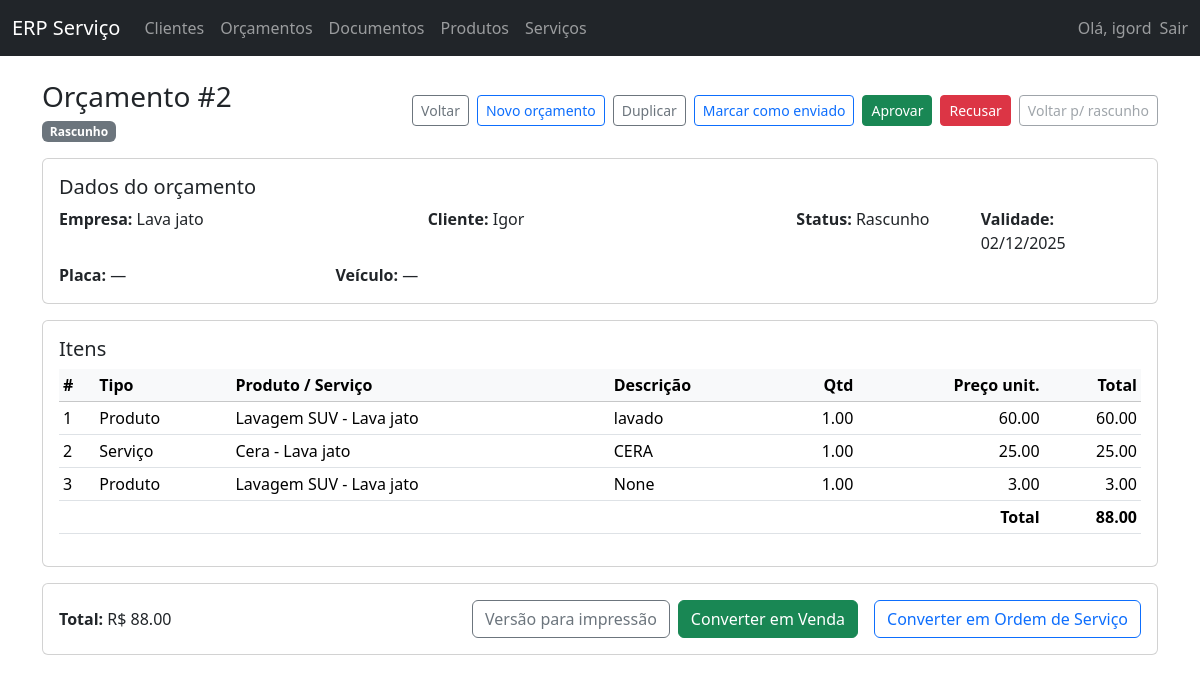
The page /orcamentos/2/ (signed in) on the database its author committed.
### core/models.py (models this page shows, shortened)
class Orcamento(models.Model):
    STATUS_CHOICES = [
        ('RASCUNHO', 'Rascunho'),
        ('ENVIADO', 'Enviado'),
        ('APROVADO', 'Aprovado'),
        ('RECUSADO', 'Recusado'),
    ]
    empresa = models.ForeignKey(Empresa, on_delete=models.CASCADE)
    cliente = models.ForeignKey(Cliente, on_delete=models.PROTECT)
    data = models.DateTimeField(auto_now_add=True)
    validade = models.DateField(blank=True, null=True)
    placa = models.CharField(max_length=10, blank=True, null=True)
    veiculo_descricao = models.CharField(
        max_length=100,
        blank=True,
        null=True,
        help_text='Ex.: SUV prata, Sedan preto, Moto vermelha...'
    )
    status = models.CharField(max_length=10, choices=STATUS_CHOICES, default='RASCUNHO')
    observacoes = models.TextField(blank=True, null=True)
    total = models.DecimalField(max_digits=12, decimal_places=2, default=0)

class Empresa(models.Model):
    RAMO_CHOICES = [
        ('GERAL', 'Geral / Outros'),
        ('AUTO', 'Automotivo (lava jato, oficina, etc.)'),
    ]
    nome_fantasia = models.CharField(max_length=150)
    documento = models.CharField(max_length=20, blank=True, null=True)  # CPF/CNPJ
    email = models.EmailField(blank=True, null=True)
    telefone = models.CharField(max_length=20, blank=True, null=True)
    ativo = models.BooleanField(default=True)
    ramo = models.CharField(
        max_length=20,
        choices=RAMO_CHOICES,
        default='GERAL',
    )
    criado_em = models.DateTimeField(auto_now_add=True)

class Cliente(models.Model):
    empresa = models.ForeignKey(Empresa, on_delete=models.CASCADE)
    nome = models.CharField(max_length=150)
    documento = models.CharField(max_length=20, blank=True, null=True)
    telefone = models.CharField(max_length=20, blank=True, null=True)
    email = models.EmailField(blank=True, null=True)
    observacoes = models.TextField(blank=True, null=True)
    criado_em = models.DateTimeField(auto_now_add=True)

class OrcamentoItem(models.Model):
    TIPO_ITEM_CHOICES = [
        ('PRODUTO', 'Produto'),
        ('SERVICO', 'Serviço'),
    ]
    orcamento = models.ForeignKey(Orcamento, on_delete=models.CASCADE, related_name='itens')
    tipo_item = models.CharField(max_length=8, choices=TIPO_ITEM_CHOICES)
    produto = models.ForeignKey(Produto, on_delete=models.PROTECT, blank=True, null=True)
    servico = models.ForeignKey(Servico, on_delete=models.PROTECT, blank=True, null=True)
    descricao = models.CharField(max_length=200, blank=True, null=True)
    quantidade = models.DecimalField(max_digits=10, decimal_places=2, default=1)
    preco_unitario = models.DecimalField(max_digits=10, decimal_places=2)
    total = models.DecimalField(max_digits=12, decimal_places=2)

class Produto(models.Model):
    empresa = models.ForeignKey(Empresa, on_delete=models.CASCADE)
    nome = models.CharField(max_length=150)
    descricao = models.TextField(blank=True, null=True)
    preco_venda = models.DecimalField(max_digits=10, decimal_places=2)
    controla_estoque = models.BooleanField(default=False)
    estoque_atual = models.DecimalField(
        max_digits=10,
        decimal_places=2,
        default=0,
        help_text='Use unidades, kg, etc. conforme o negócio.'
    )
    ativo = models.BooleanField(default=True)
    def __str__(self):
        return f'{self.nome} - {self.empresa.nome_fantasia}'

class Servico(models.Model):
    empresa = models.ForeignKey(Empresa, on_delete=models.CASCADE)
    nome = models.CharField(max_length=150)
    descricao = models.TextField(blank=True, null=True)
    preco = models.DecimalField(max_digits=10, decimal_places=2)
    duracao_minutos = models.PositiveIntegerField(blank=True, null=True)
    ativo = models.BooleanField(default=True)
    def __str__(self):
        return f'{self.nome} - {self.empresa.nome_fantasia}'

### core/views.py (the view)
# urls.py: path('orcamentos/<int:pk>/', views.orcamento_detail, name='orcamento_detail'),
@login_required
def orcamento_detail(request, pk):
    empresa = get_empresa_from_user(request.user)
    orcamento = get_object_or_404(
        Orcamento.objects.select_related('empresa', 'cliente').prefetch_related('itens'),
        pk=pk,
        empresa=empresa
    )
    return render(request, 'core/orcamento_detail.html', {'orcamento': orcamento})

### core/utils.py (called while the page is built)
def get_empresa_from_user(user):
    if not hasattr(user, 'perfil'):
        raise ImproperlyConfigured('Usuário sem perfil configurado.')
    return user.perfil.empresa

### core/templates/core/orcamento_detail.html (shortened to what this page needs)
{% extends 'core/base.html' %}
{% block content %}
<div class="d-flex justify-content-between align-items-center mb-3 flex-wrap gap-2">
  <div>
    <h1 class="h3 mb-1">Orçamento #{{ orcamento.id }}</h1>
    <span class="badge bg-secondary">{{ orcamento.get_status_display }}</span>
  </div>
  <div class="d-flex flex-wrap gap-2 justify-content-end">
    <a href="{% url 'core:orcamento_list' %}" class="btn btn-sm btn-outline-secondary">Voltar</a>
    <a href="{% url 'core:orcamento_create' %}" class="btn btn-sm btn-outline-primary">Novo orçamento</a>
    <form method="post" action="{% url 'core:orcamento_duplicar' orcamento.pk %}">
      <button type="submit" class="btn btn-sm btn-outline-secondary">
        Duplicar
      </button>
    </form>
    <form method="post" action="{% url 'core:orcamento_set_status' orcamento.pk %}" class="d-inline">
      <button type="submit"
              class="btn btn-sm btn-outline-primary"
              {% if orcamento.status == 'ENVIADO' %}disabled{% endif %}>
        Marcar como enviado
      </button>
    </form>
    <form method="post" action="{% url 'core:orcamento_set_status' orcamento.pk %}" class="d-inline">
      <button type="submit"
              class="btn btn-sm btn-success"
              {% if orcamento.status == 'APROVADO' %}disabled{% endif %}>
        Aprovar
      </button>
    </form>
    <form method="post" action="{% url 'core:orcamento_set_status' orcamento.pk %}" class="d-inline">
      <button type="submit"
              class="btn btn-sm btn-danger"
              {% if orcamento.status == 'RECUSADO' %}disabled{% endif %}>
        Recusar
      </button>
    </form>
    <form method="post" action="{% url 'core:orcamento_set_status' orcamento.pk %}" class="d-inline">
      <button type="submit"
              class="btn btn-sm btn-outline-secondary"
              {% if orcamento.status == 'RASCUNHO' %}disabled{% endif %}>
        Voltar p/ rascunho
      </button>
    </form>
  </div>
</div>
<div class="card mb-3">
  <div class="card-body">
    <h5 class="card-title">Dados do orçamento</h5>
    <div class="row">
      <div class="col-md-4">
        <strong>Empresa:</strong> {{ orcamento.empresa.nome_fantasia }}
      </div>
      <div class="col-md-4">
        <strong>Cliente:</strong> {{ orcamento.cliente.nome }}
      </div>
      <div class="col-md-2">
        <strong>Status:</strong> {{ orcamento.get_status_display }}
      </div>
      <div class="col-md-2">
        <strong>Validade:</strong> {{ orcamento.validade|date:"d/m/Y" }}
      </div>
    </div>
    <div class="row mt-2">
      {% if orcamento.empresa.ramo == 'AUTO' %}
      <div class="col-md-3">
        <strong>Placa:</strong> {{ orcamento.placa|default:"—" }}
      </div>
      <div class="col-md-9">
        <strong>Veículo:</strong> {{ orcamento.veiculo_descricao|default:"—" }}
      </div>
      {% endif %}
    </div>
  </div>
</div>
<div class="card mb-3">
  <div class="card-body">
    <h5 class="card-title">Itens</h5>
    <div class="table-responsive">
      <table class="table table-sm">
        <thead class="table-light">
          <tr>
            <th>#</th>
            <th>Tipo</th>
            <th>Produto / Serviço</th>
            <th>Descrição</th>
            <th class="text-end">Qtd</th>
            <th class="text-end">Preço unit.</th>
            <th class="text-end">Total</th>
          </tr>
        </thead>
        <tbody>
          {% for item in orcamento.itens.all %}
          <tr>
            <td>{{ forloop.counter }}</td>
            <td>{{ item.get_tipo_item_display }}</td>
            <td>
              {% if item.tipo_item == 'PRODUTO' %}
              {{ item.produto }}
              {% elif item.tipo_item == 'SERVICO' %}
              {{ item.servico }}
              {% endif %}
            </td>
            <td>{{ item.descricao }}</td>
            <td class="text-end">{{ item.quantidade }}</td>
            <td class="text-end">{{ item.preco_unitario }}</td>
            <td class="text-end">{{ item.total }}</td>
          </tr>
          {% empty %}
          <tr>
            <td colspan="7" class="text-center">Nenhum item.</td>
          </tr>
          {% endfor %}
        </tbody>
        <tfoot>
          <tr>
            <th colspan="6" class="text-end">Total</th>
            <th class="text-end">{{ orcamento.total }}</th>
          </tr>
        </tfoot>
      </table>
    </div>
  </div>
</div>
<div class="card">
  <div class="card-body d-flex justify-content-between align-items-center">
    <div>
      <strong>Total:</strong> R$ {{ orcamento.total }}
    </div>
    <div>
      <div class="d-flex flex-wrap gap-2">
        <a href="{% url 'core:orcamento_print' orcamento.pk %}" class="btn btn-outline-secondary">
          Versão para impressão
      </a>
      <form method="post" action="{% url 'core:orcamento_converter' orcamento.pk %}" class="d-inline">
        <button type="submit" class="btn btn-success">Converter em Venda</button>
      </form>
      <form method="post" action="{% url 'core:orcamento_converter' orcamento.pk %}" class="d-inline ms-2">
        <button type="submit" class="btn btn-outline-primary">Converter em Ordem de Serviço</button>
      </form>
    </div>
  </div>
</div>
{% endblock %}

### core/templates/core/base.html (shortened to what this page needs)
<!DOCTYPE html>
<html lang="pt-br">
<head>
  <link href="https://cdn.jsdelivr.net/npm/bootstrap@5.3.3/dist/css/bootstrap.min.css" rel="stylesheet">
</head>
<body>
  <nav class="navbar navbar-expand-lg navbar-dark bg-dark mb-4">
    <div class="container-fluid">
      <a class="navbar-brand" href="{% url 'core:dashboard' %}">ERP Serviço</a>
      <div class="collapse navbar-collapse" id="navbarNav">
        <ul class="navbar-nav me-auto mb-2 mb-lg-0">
          <li class="nav-item">
            <a class="nav-link" href="{% url 'core:cliente_list' %}">Clientes</a>
          </li>
          <li class="nav-item">
            <a class="nav-link" href="{% url 'core:orcamento_list' %}">Orçamentos</a>
          </li>
          <li class="nav-item">
            <a class="nav-link" href="{% url 'core:documento_list' %}">Documentos</a>
          </li>
          <li class="nav-item">
            <a class="nav-link" href="{% url 'core:produto_list' %}">Produtos</a>
          </li>
          <li class="nav-item">
            <a class="nav-link" href="{% url 'core:servico_list' %}">Serviços</a>
          </li>
        </ul>
        <ul class="navbar-nav ms-auto mb-2 mb-lg-0">
          {% if user.is_authenticated %}
          <li class="nav-item me-2">
            <span class="navbar-text">
              Olá, {{ user.username }}
            </span>
          </li>
          <li class="nav-item">
            <form method="post" action="{% url 'logout' %}">
              <button type="submit" class="nav-link btn btn-link p-0 m-0 align-baseline">
                Sair
              </button>
            </form>
          </li>
          {% else %}
          <li class="nav-item">
            <a class="nav-link" href="{% url 'login' %}">Entrar</a>
          </li>
          {% endif %}
        </ul>
      </div>
    </div>
  </nav>
  <div class="container">
    {% block content %}{% endblock %}
  </div>
</body>
</html>

### rows shown on the page
Orcamento: id "2", status "Rascunho", empresa.nome_fantasia "Lava jato", cliente.nome "Igor", validade "02/12/2025", placa "—", veiculo_descricao "—", total "88.00"
OrcamentoItem: tipo_item "Produto", produto "Lavagem SUV - Lava jato", descricao "lavado", quantidade "1.00", preco_unitario "60.00", total "60.00"
OrcamentoItem: tipo_item "Serviço", servico "Cera - Lava jato", descricao "CERA", quantidade "1.00", preco_unitario "25.00", total "25.00"
OrcamentoItem: tipo_item "Produto", produto "Lavagem SUV - Lava jato", descricao "None", quantidade "1.00", preco_unitario "3.00", total "3.00"

### other values the page prints
{{ user.username }} "igord"
